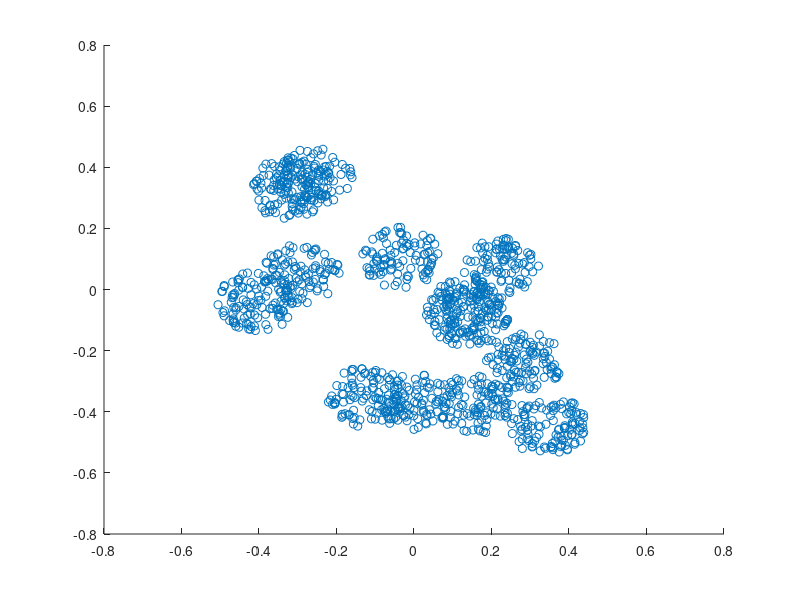

This chart was generated by the following MATLAB code:
%Simulate a Matern cluster point process on a rectangle.
%Author: H. Paul Keeler, 2018.

%Simulation window parameters
xMin=-.5;xMax=.5;
yMin=-.5;yMax=.5;
xDelta=xMax-xMin;yDelta=yMax-yMin; %rectangle dimensions
areaTotal=xDelta*yDelta; %area of rectangle

%Parameters for the parent and daughter point processes 
lambdaParent=10;%density of parent Poisson point process
lambdaDautgher=100;%mean number of points in each cluster
radiusCluster=0.1;%radius of cluster disk (for daughter points)

%Simulate Poisson point process for the parents
numbPointsParent=poissrnd(areaTotal*lambdaParent,1,1);%Poisson number of points
%x and y coordinates of Poisson points for the parent
xxParent=xMin+xDelta*rand(numbPointsParent,1);
yyParent=yMin+yDelta*rand(numbPointsParent,1);

%Simulate Poisson point process for the daughters (ie final poiint process)
numbPointsDaughter=poissrnd(lambdaDautgher,numbPointsParent,1); 
numbPoints=sum(numbPointsDaughter); %total number of points

%Generate the (relative) locations in polar coordinates by 
%simulating independent variables.
theta=2*pi*rand(numbPoints,1); %angular coordinates 
rho=radiusCluster*sqrt(rand(numbPoints,1)); %radial coordinates 

%Convert from polar to Cartesian coordinates
[xx0,yy0]=pol2cart(theta,rho);

%replicate parent points (ie centres of disks/clusters) 
xx=repelem(xxParent,numbPointsDaughter);
yy=repelem(yyParent,numbPointsDaughter);
%translate points (ie parents points are the centres of cluster disks)
xx=xx(:)+xx0;
yy=yy(:)+yy0;

%Plotting
scatter(xx,yy);
shg;
